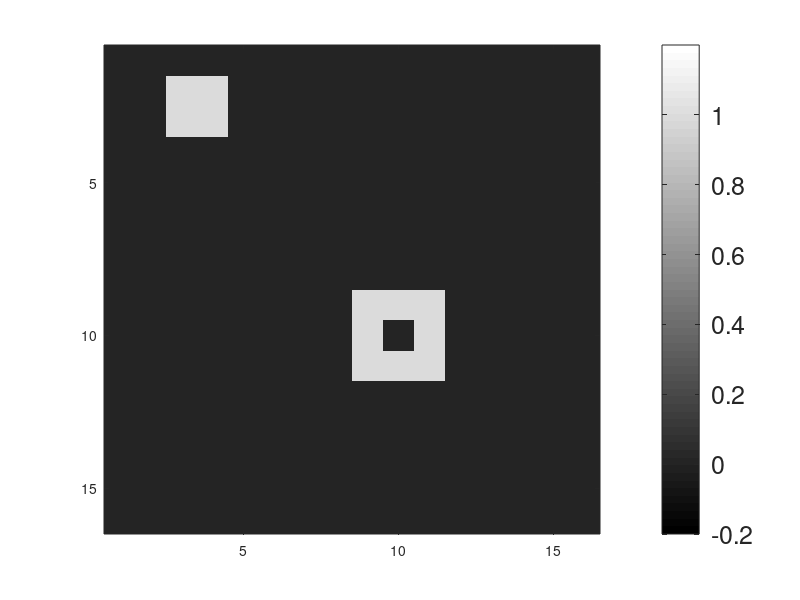
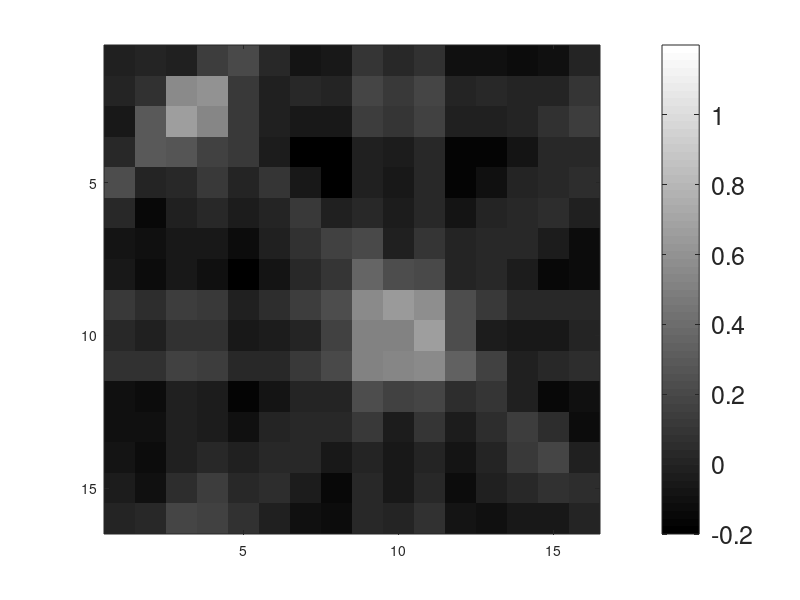

Write the MATLAB code that produced these figures, in order. (Note: this script raises an error after producing the figures.)
% Example 6.1, 
% from Parameter Estimation and Inverse Problems, 3rd edition, 2018
% by R. Aster, B. Borchers, C. Thurber

% make sure we have a clean environment
clear
rand('state',0);
randn('state',0);

% Number of model parameters in the problem
m = 256;

% Initialize the design matrix
% Parameter indices increase going down each column
% G(:,1) is in the NW corner, G(:,16) is in the SW corner
% G(:,241) in the NE corner, and G(:,256) is in the SE corner
G = zeros(94,m);

% the row and columns scans have 1 where a ray runs through a block
% Design matrix entries for the column scan
for i=1:16
  for j=(i-1)*16+1:i*16
    G(i,j) = 1.;
  end
end

% Design matrix for the row scan
for i=1:16
  for j=i:16:240+i
    G(i+16,j) = 1.;
  end
end

% The diagonal scans, because these are going through on the diagonal the 
% entries are sqrt(2)

% G matrix for the SW to NE diagonal scan, upper part
for i=1:16
    for j=0:i-1
        G(i+32,i+j*15) = sqrt(2.);
    end
end

% G matrix for the SW to NE diagonal scan, lower part
for i=1:15
    for j=0:15-i
        G(i+48,(i+1)*16+j*15) = sqrt(2.);
    end
end

% G matrix for the NW to SE diagonal scan, lower part
for i=1:16
    for j=0:i-1
        G(i+63,17-i+17*j) = sqrt(2.);
    end
end

% G matrix for the NW to SE diagonal scan, upper part
for i=1:15
    for j=0:15-i
        G(i+79,(i*16)+1+17*j) = sqrt(2.);
    end
end

% Setup the true model.
mtruem=zeros(16,16);
mtruem(9,9)=1;
mtruem(9,10)=1;
mtruem(9,11)=1;
mtruem(10,9)=1;
mtruem(10,11)=1;
mtruem(11,9)=1;
mtruem(11,10)=1;
mtruem(11,11)=1;
mtruem(2,3)=1;
mtruem(2,4)=1;
mtruem(3,3)=1;
mtruem(3,4)=1;

% reshape the true model to be a vector
mtruev=reshape(mtruem,256,1);

% Compute the data.
dtrue=G*mtruev;

% Add the noise.
d=dtrue+0.01*randn(size(dtrue));

% Plot the true model.
figure(1)
clf
%bookfonts
imagesc(mtruem,[-0.2 1.2]);
colormap(gray);
H=colorbar;
set(H,'FontSize',18);

disp('Displaying true model (fig. 1)')
%print -deps mtomo.eps

% Next, compute the generalized inverse solution, using 87 singular values.

% t is starting cputime for finding computation time 
t=cputime;

% Get svd
[U,S,V]=svd(G);

% Truncate to 87 singular values
UP=U(:,1:87);
VP=V(:,1:87);
SP=S(1:87,1:87);


%
% ¿Por qué 87?
%
% 1) Usar rank para obtener el numero de autovalores
% 2) ¿Cual es el rank maximo?
% 3) Extraer los autovalores de S
% 4) Graficar los autovalores
%


% Get solution using 87 singular values
mg=VP*inv(SP)*UP'*d;

% Show computation time for gen inv solution
disp(['cputime for gen inv solution was ', num2str(cputime-t)]);

% And plot the solution.
figure(2)
clf
imagesc(reshape(mg,16,16),[-0.2 1.2]);
%bookfonts
colormap(gray);
H=colorbar;
set(H,'FontSize',18);
disp('Displaying truncated svd solution with 87 singular values (fig. 2)')
%print -deps mg.eps

% Next,compute the Kaczmarz solution, 94 iterations.

% t is starting cputime for finding computation time 
t=cputime;

% Get Kaczmarz solution, the 0.0 tolerance forces 200 iterations to happen
mkac=kac(G,d,0.0,200);

% Show computation time for Kaczmarz solution
disp(['cputime for Kaczmarz''s algorithm was ', num2str(cputime-t)]);

% And plot the solution.
figure(3)
clf
imagesc(reshape(mkac,16,16),[-0.2 1.2]);
%bookfonts
colormap(gray);
H=colorbar;
set(H,'FontSize',18);
disp('Displaying Kaczmarz algorithm solution (fig. 3)')
%print -deps mkac.eps

% Display relative errors for different solution methods
disp(' ')
disp(['kac relative error  ', num2str(norm(mkac-mtruev)/norm(mtruev))])
disp(['SVD relative error  ', num2str(norm(mg-mtruev)/norm(mtruev))])
